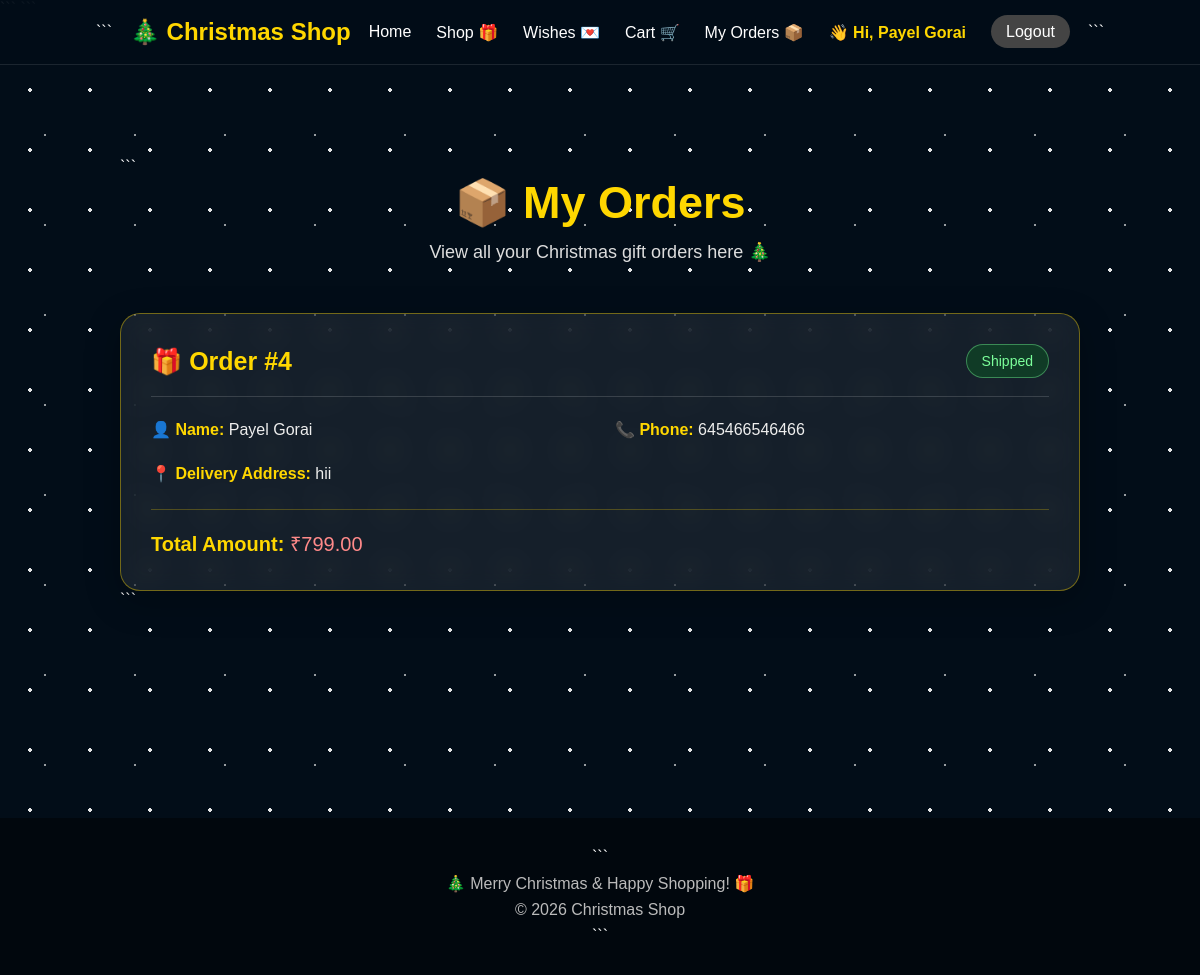
Page /my_orders.php (signed in) on the committed database.
### tables this page shows
CREATE TABLE `orders` (
  `id` int(11) NOT NULL,
  `user_id` int(11) NOT NULL,
  `customer_name` varchar(150) NOT NULL,
  `phone` varchar(20) NOT NULL,
  `address` text NOT NULL,
  `total_amount` decimal(10,2) NOT NULL,
  `order_status` varchar(50) DEFAULT 'Processing',
  `created_at` timestamp NOT NULL DEFAULT current_timestamp()
);

### my_orders.php (the view, shortened to what this page needs)
<?php
include "db.php";
$user_id = $_SESSION["user_id"];
$stmt = $conn->prepare(
    "SELECT * FROM orders
     WHERE user_id = ?
     ORDER BY id DESC"
);
$stmt->bind_param("i", $user_id);
$stmt->execute();
$result = $stmt->get_result();
?>
<!DOCTYPE html>
<html lang="en">
<head>
<link rel="stylesheet" href="christmas.css">
</head>
<body>
<div class="snow"></div>
<nav class="navbar">
```
<div class="logo">
    🎄 Christmas Shop
</div>
<ul class="nav-links">
    <li>
        <a href="index.php">Home</a>
    </li>
    <li>
        <a href="gifts.php">Shop 🎁</a>
    </li>
    <li>
        <a href="all_wishes.php">Wishes 💌</a>
    </li>
    <li>
        <a href="cart.php">Cart 🛒</a>
    </li>
    <li>
        <a href="my_orders.php">My Orders 📦</a>
    </li>
    <li class="welcome-user">
        👋 Hi,
        <?php echo htmlspecialchars($_SESSION["user_name"]); ?>
    </li>
    <li>
        <a
            href="logout.php"
            class="logout-btn"
        >
            Logout
        </a>
    </li>
</ul>
```
</nav>
<section class="my-orders-section">
```
<h1>
    📦 My Orders
</h1>
<p class="orders-subtitle">
    View all your Christmas gift orders here 🎄
</p>
<div class="orders-container">
    <?php
    if ($result->num_rows > 0) {
        while ($order = $result->fetch_assoc()) {
    ?>
    <div class="order-card">
        <div class="order-card-header">
            <h2>
                🎁 Order #<?php echo $order["id"]; ?>
            </h2>
            <span class="order-status">
                <?php echo htmlspecialchars($order["order_status"]); ?>
            </span>
        </div>
        <div class="order-card-details">
            <p>
                <strong>👤 Name:</strong>
                <?php
                echo htmlspecialchars($order["customer_name"]);
                ?>
            </p>
            <p>
                <strong>📞 Phone:</strong>
                <?php
                echo htmlspecialchars($order["phone"]);
                ?>
            </p>
            <p>
                <strong>📍 Delivery Address:</strong>
                <?php
                echo htmlspecialchars($order["address"]);
                ?>
            </p>
            <p class="order-price">
                <strong>Total Amount:</strong>
                ₹<?php
                echo number_format(
                    $order["total_amount"],
                    2
                );
                ?>
            </p>
        </div>
    </div>
    <?php
        }
    }
    ?>
</div>
```
</section>
<footer>
```
<p>
    🎄 Merry Christmas & Happy Shopping! 🎁
</p>
<p>
    © 2026 Christmas Shop
</p>
```
</footer>
</body>
</html>

### christmas.css (style rules this page uses)
* { margin: 0; padding: 0; box-sizing: border-box; }
html { scroll-behavior: smooth; }
body { font-family: Arial, sans-serif; background: #020d18; color: white; overflow-x: hidden; }
.snow { position: fixed; top: 0; left: 0; width: 100%; height: 100%; background-image: radial-gradient(circle, rgba(255,255,255,0.9) 2px, transparent 2px), radial-gradient(circle, rgba(255,255,255,0.6) 1px, transparent 1px); background-size: 60px 60px, 90px 90px; animation: snowfall 8s linear infinite; pointer-events: none; z-index: 1; }
.navbar { position: fixed; top: 0; left: 0; width: 100%; padding: 18px 8%; display: flex; justify-content: space-between; align-items: center; background: rgba(2, 13, 24, 0.9); backdrop-filter: blur(10px); z-index: 100; border-bottom: 1px solid rgba(255,255,255,0.1); }
.logo { font-size: 24px; font-weight: bold; color: #ffd700; }
.nav-links { display: flex; list-style: none; gap: 25px; align-items: center; }
.nav-links a { text-decoration: none; color: white; font-size: 16px; transition: 0.3s; }
.welcome-user { color: #ffd700; font-weight: bold; white-space: nowrap; }
.login-btn, .register-btn, .logout-btn { padding: 8px 15px; border-radius: 20px; }
.logout-btn { background: #444; }
footer { padding: 30px; text-align: center; background: #01070d; position: relative; z-index: 2; }
footer p { margin: 8px; color: #bbbbbb; }
.my-orders-section { min-height: 100vh; padding: 140px 10% 80px; position: relative; z-index: 2; }
.my-orders-section > h1 { text-align: center; color: #ffd700; font-size: 45px; margin-bottom: 12px; }
.orders-subtitle { text-align: center; color: #dddddd; font-size: 18px; margin-bottom: 50px; }
.orders-container { max-width: 1000px; margin: 0 auto; display: flex; flex-direction: column; gap: 25px; }
.order-card { background: rgba(255, 255, 255, 0.08); border: 1px solid rgba(255, 215, 0, 0.4); border-radius: 20px; padding: 30px; backdrop-filter: blur(12px); box-shadow: 0 10px 35px rgba(0, 0, 0, 0.25); transition: 0.3s; }
.order-card-header { display: flex; justify-content: space-between; align-items: center; gap: 15px; padding-bottom: 18px; margin-bottom: 20px; border-bottom: 1px solid rgba(255, 255, 255, 0.15); }
.order-card-header h2 { color: #ffd700; font-size: 25px; }
.order-status { background: rgba(8, 127, 35, 0.3); color: #7cff9b; border: 1px solid rgba(124, 255, 155, 0.4); padding: 8px 15px; border-radius: 20px; font-size: 14px; white-space: nowrap; }
.order-card-details { display: grid; grid-template-columns: 1fr 1fr; gap: 18px 30px; }
.order-card-details p { color: #eeeeee; font-size: 16px; line-height: 1.6; margin: 0; }
.order-card-details strong { color: #ffd700; }
.order-price { grid-column: 1 / -1; margin-top: 5px !important; padding-top: 18px; border-top: 1px solid rgba(255, 215, 0, 0.25); color: #ff8a8a !important; font-size: 20px !important; }

### rows in the picture
orders: id "4", order_status "Shipped", customer_name "Payel Gorai", phone "645466546466", address "hii", total_amount "799.00"

### other values in the picture
$_SESSION["user_name"] "Payel Gorai"
